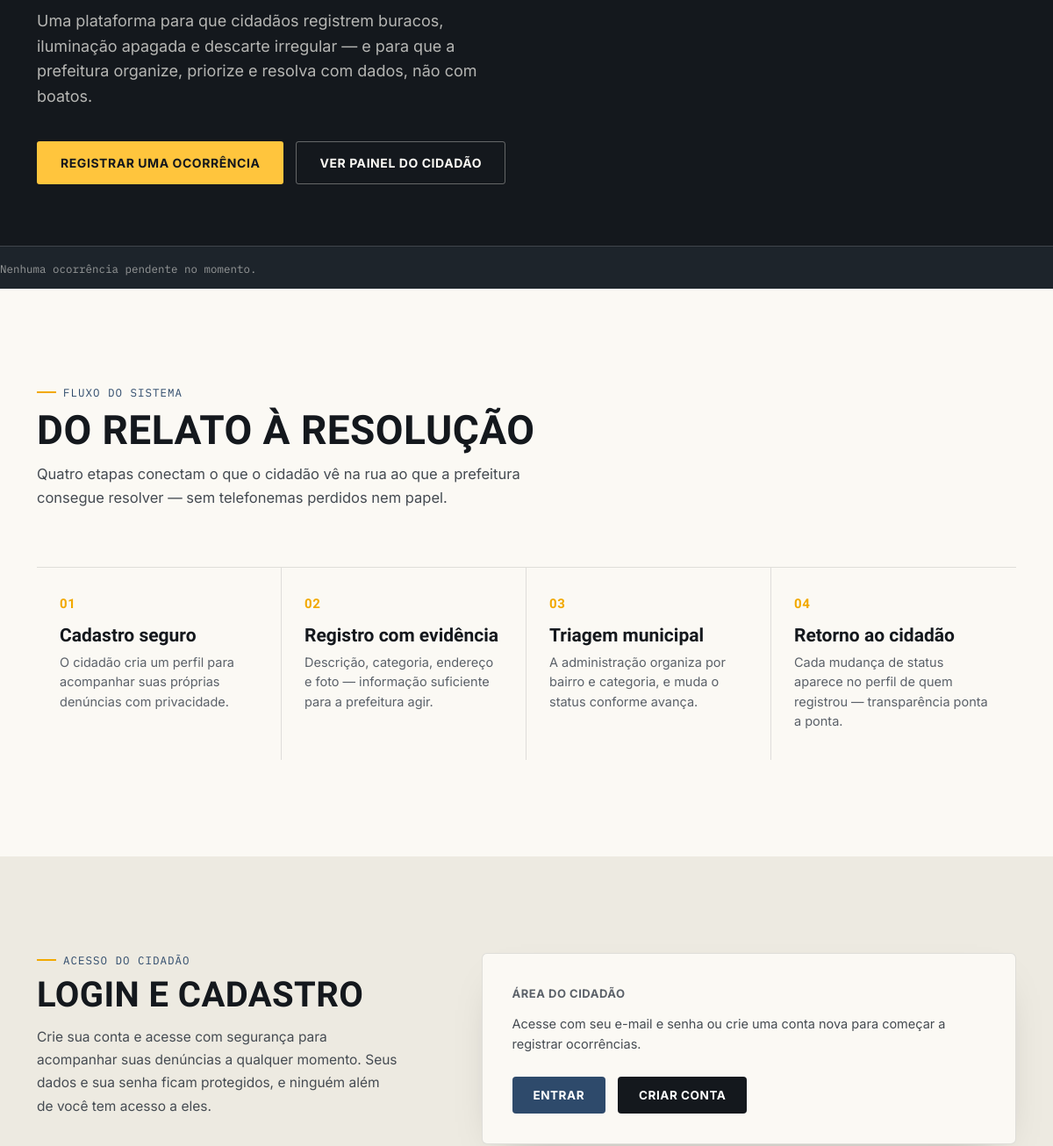
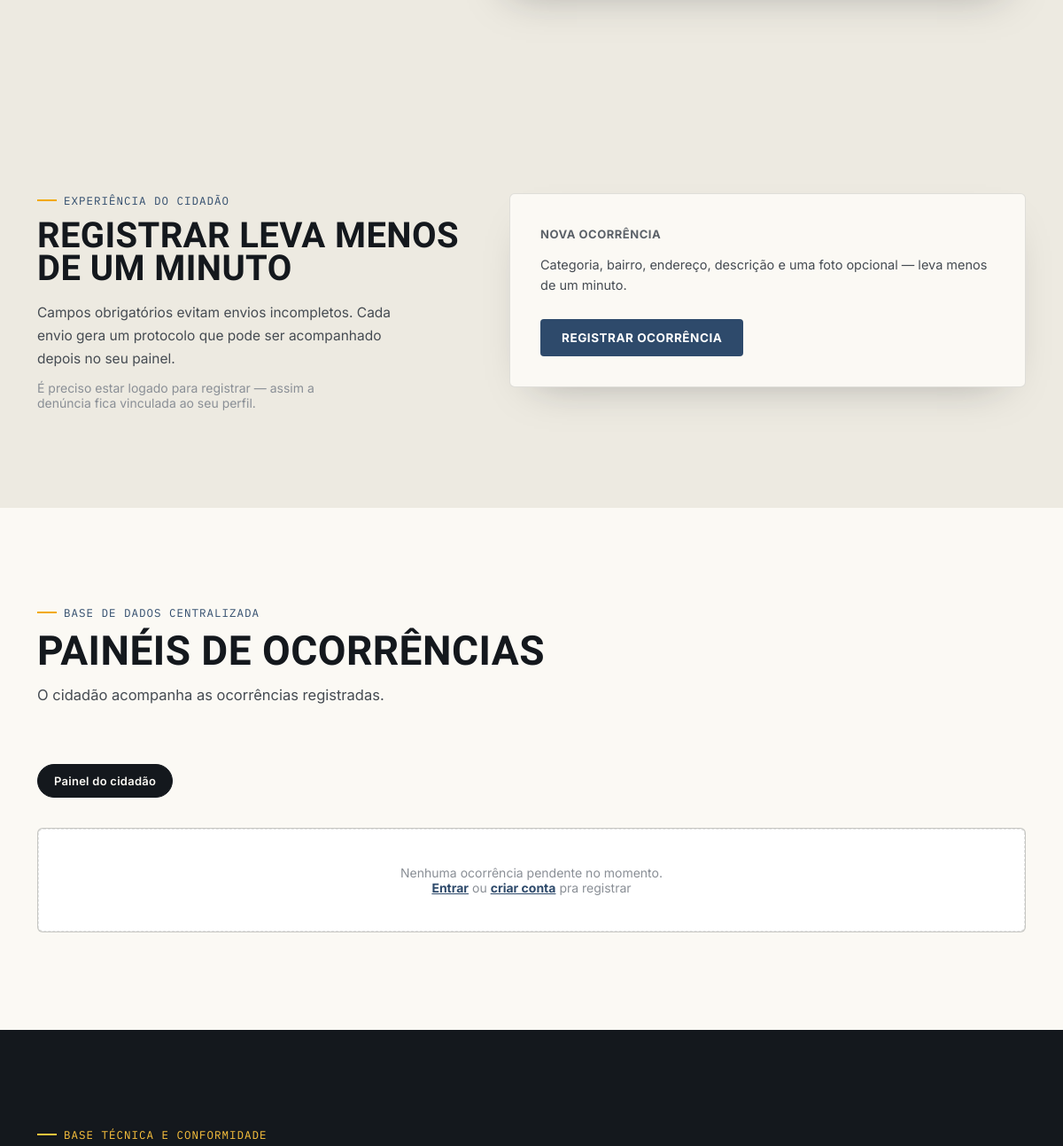
Before: / (middle part) with the older database file (2 pictures, top to bottom).
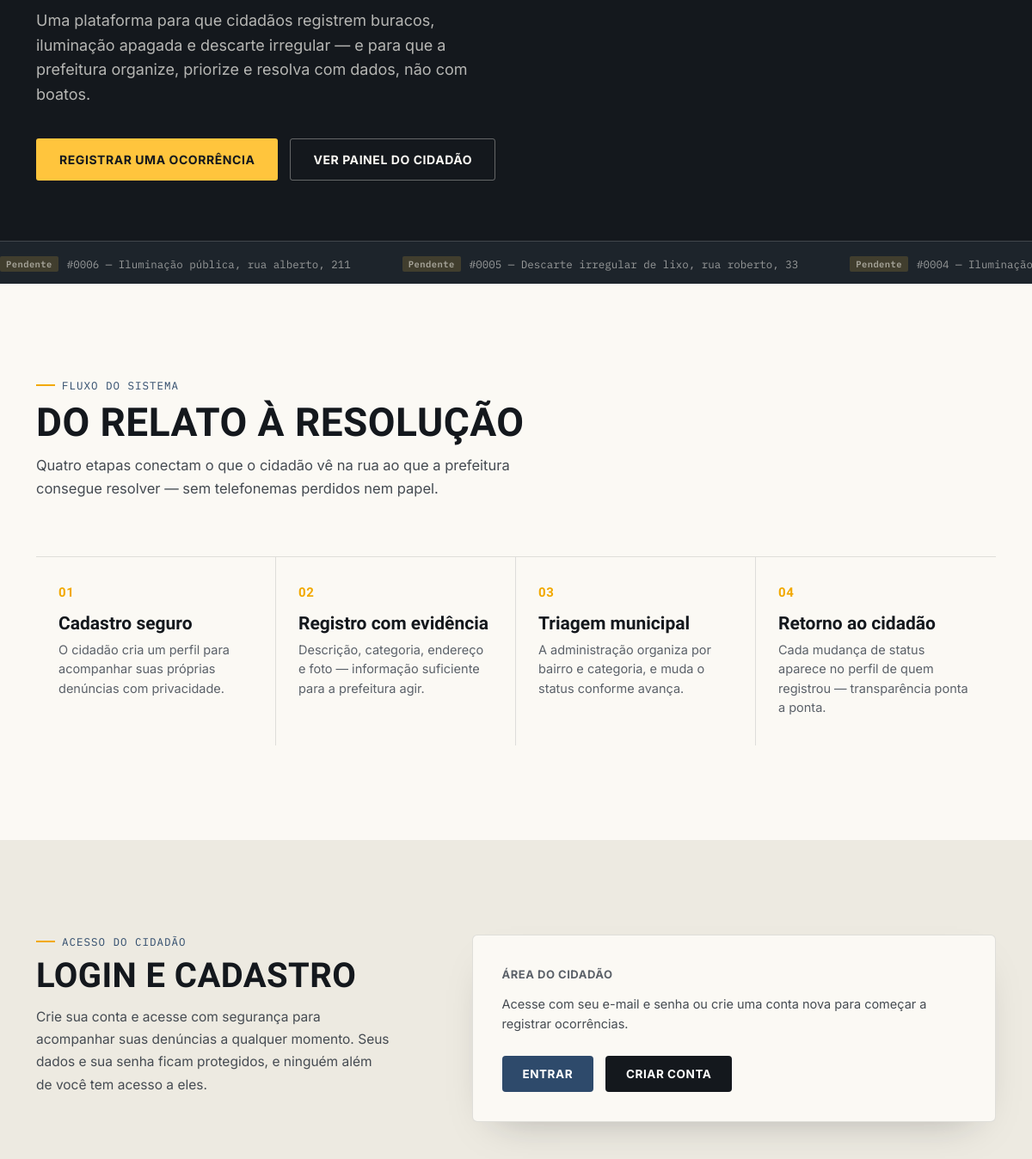
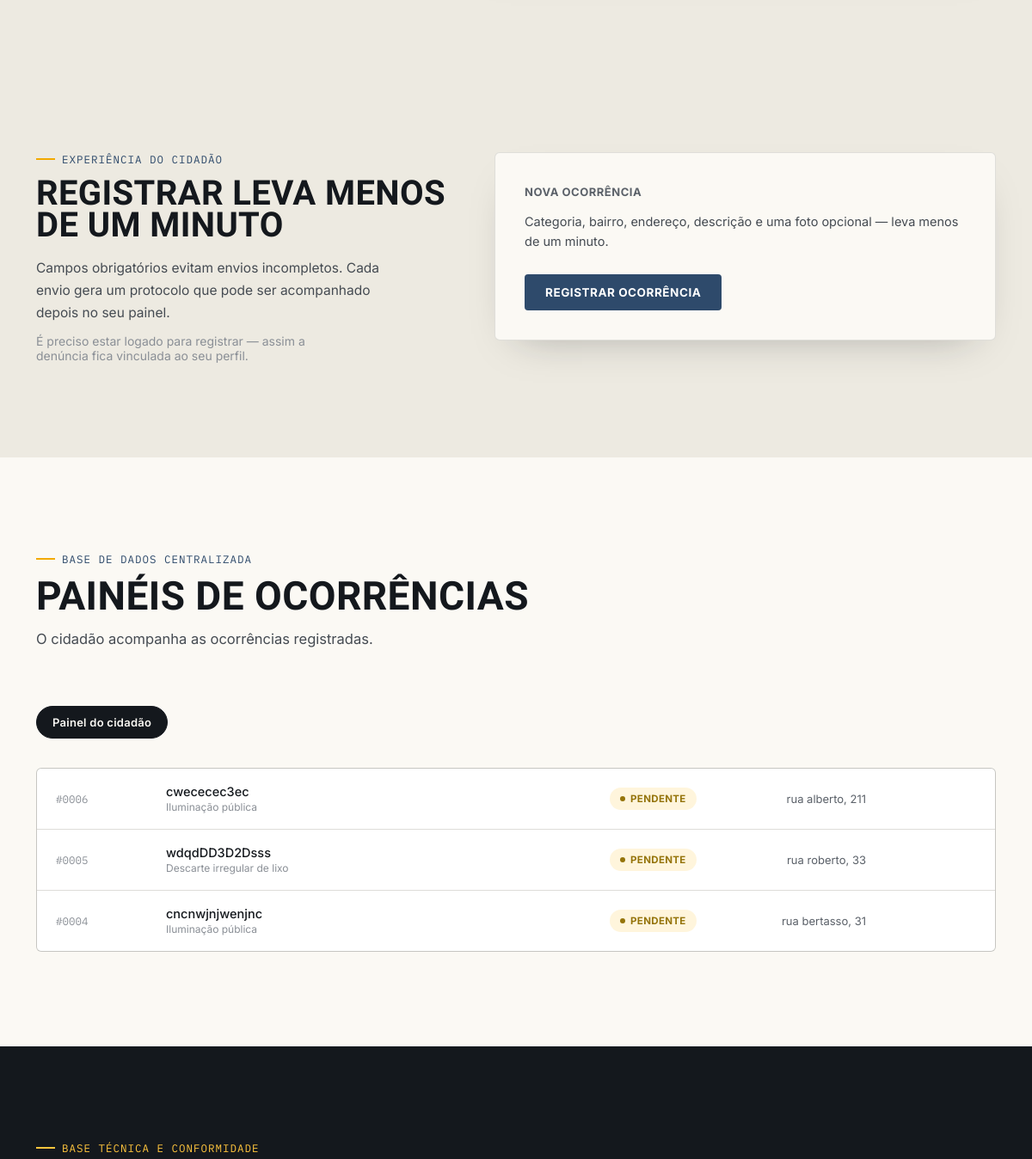
After: the same page with the newer database file (2 pictures, top to bottom).
### tables this page shows
CREATE TABLE `ocorrencias` (
  `id` int(11) NOT NULL,
  `usuario_id` int(11) NOT NULL,
  `categoria` varchar(80) NOT NULL,
  `bairro` varchar(120) NOT NULL,
  `endereco` varchar(200) NOT NULL,
  `descricao` text NOT NULL,
  `foto_path` varchar(255) DEFAULT NULL,
  `status` enum('pendente','em_analise','resolvido') NOT NULL DEFAULT 'pendente',
  `recado_adm` text DEFAULT NULL,
  `recado_atualizado_em` datetime DEFAULT NULL,
  `criado_em` datetime NOT NULL DEFAULT current_timestamp()
);

### index.php (the view, shortened to what the changed rows need)
<?php
require __DIR__ . '/php/config.php';
$logado = isset($_SESSION['usuario_id']);
$statusInfo = [
    'pendente'   => ['label' => 'Pendente',    'pill' => 'pendente', 'tag' => 'tag-pend'],
    'em_analise' => ['label' => 'Em análise',  'pill' => 'analise',  'tag' => 'tag-analise'],
    'resolvido'  => ['label' => 'Resolvido',   'pill' => 'resolvido','tag' => 'tag-ok'],
];
$stmtTicker = $pdo->prepare("SELECT id, categoria, endereco, status FROM ocorrencias WHERE status = 'pendente' ORDER BY criado_em DESC LIMIT 6");
$stmtTicker->execute();
$ocorrenciasTicker = $stmtTicker->fetchAll();
$stmtPainel = $pdo->prepare("SELECT id, categoria, bairro, endereco, descricao, status FROM ocorrencias WHERE status = 'pendente' ORDER BY criado_em DESC LIMIT 12");
$stmtPainel->execute();
$ocorrenciasPainel = $stmtPainel->fetchAll();
?>
<!DOCTYPE html>
<html lang="pt-BR">
<head>
<link rel="stylesheet" href="style.css">
</head>
<body>
<section class="hero">
  <div class="ticker">
    <div class="ticker-track">
      <?php if (empty($ocorrenciasTicker)): ?>
        <span>Nenhuma ocorrência pendente no momento.</span>
      <?php else: ?>
        <?php $voltas = count($ocorrenciasTicker) >= 4 ? 2 : 1; ?>
        <?php for ($volta = 0; $volta < $voltas; $volta++): ?>
          <?php foreach ($ocorrenciasTicker as $o): ?>
            <?php $info = $statusInfo[$o['status']]; ?>
            <span><span class="tag <?= $info['tag'] ?>"><?= $info['label'] ?></span> #<?= str_pad($o['id'], 4, '0', STR_PAD_LEFT) ?> — <?= htmlspecialchars($o['categoria']) ?>, <?= htmlspecialchars($o['endereco']) ?></span>
          <?php endforeach; ?>
        <?php endfor; ?>
      <?php endif; ?>
    </div>
  </div>
</section>
<section id="como-funciona">
  <div class="wrap">
    <div class="section-head">
      <h2>Do relato à resolução</h2>
    </div>
  </div>
</section>
<section id="conta" class="conta">
  <div class="wrap">
    <div class="conta-grid">
      <div>
        <h2 style="font-size:clamp(28px,3.6vw,40px); font-weight:800; margin-bottom:6px;">Login e cadastro</h2>
      </div>
    </div>
  </div>
</section>
<section id="registro" class="registro">
  <div class="wrap">
    <div class="registro-grid">
      <div>
        <h2 style="font-size:clamp(28px,3.6vw,40px); font-weight:800; margin-bottom:18px;">Registrar leva menos<br>de um minuto</h2>
      </div>
    </div>
  </div>
</section>
<section id="paineis">
  <div class="wrap">
    <div class="section-head">
      <h2>Painéis de ocorrências</h2>
    </div>
    <div class="panel" id="panel-cidadao">
      <div class="card-list">
        <?php if (empty($ocorrenciasPainel)): ?>
          <div class="empty-state">
            Nenhuma ocorrência pendente no momento.
            <?php if ($logado): ?>
              <br><a href="php/Registrar.php" style="color:var(--municipal); font-weight:700;">Registrar uma nova ocorrência</a>
            <?php else: ?>
              <br><a href="php/login.php" style="color:var(--municipal); font-weight:700;">Entrar</a> ou <a href="php/cadastro.php" style="color:var(--municipal); font-weight:700;">criar conta</a> pra registrar
            <?php endif; ?>
          </div>
        <?php else: ?>
          <?php foreach ($ocorrenciasPainel as $o): ?>
            <?php $info = $statusInfo[$o['status']]; ?>
            <div class="occ-card">
              <span class="proto-id mono">#<?= str_pad($o['id'], 4, '0', STR_PAD_LEFT) ?></span>
              <span class="desc"><?= htmlspecialchars($o['descricao']) ?><span class="cat"><?= htmlspecialchars($o['categoria']) ?></span></span>
              <span class="pill <?= $info['pill'] ?>"><?= $info['label'] ?></span>
              <span class="bairro"><?= htmlspecialchars($o['endereco']) ?></span>
            </div>
          <?php endforeach; ?>
        <?php endif; ?>
      </div>
    </div>
  </div>
</section>
</body>
</html>

Changed rows visible on the page:
added ocorrencias: status "Pendente", id "0006", categoria "Iluminação pública", endereco "rua alberto, 211", descricao "cwececec3ec", status "PENDENTE"
added ocorrencias: status "Pendente", id "0005", categoria "Descarte irregular de lixo", endereco "rua roberto, 33", descricao "wdqdDD3D2Dsss", status "PENDENTE"
added ocorrencias: status "Pendente", id "0004", categoria "Iluminação…", descricao "cncnwjnjwenjnc", categoria "Iluminação pública", status "PENDENTE", endereco "rua bertasso, 31"
Other visible differences:
text no longer shown: "Nenhuma ocorrência pendente no momento. Nenhuma ocorrência pendente no momento. Entrar ou criar conta pra registrar"
